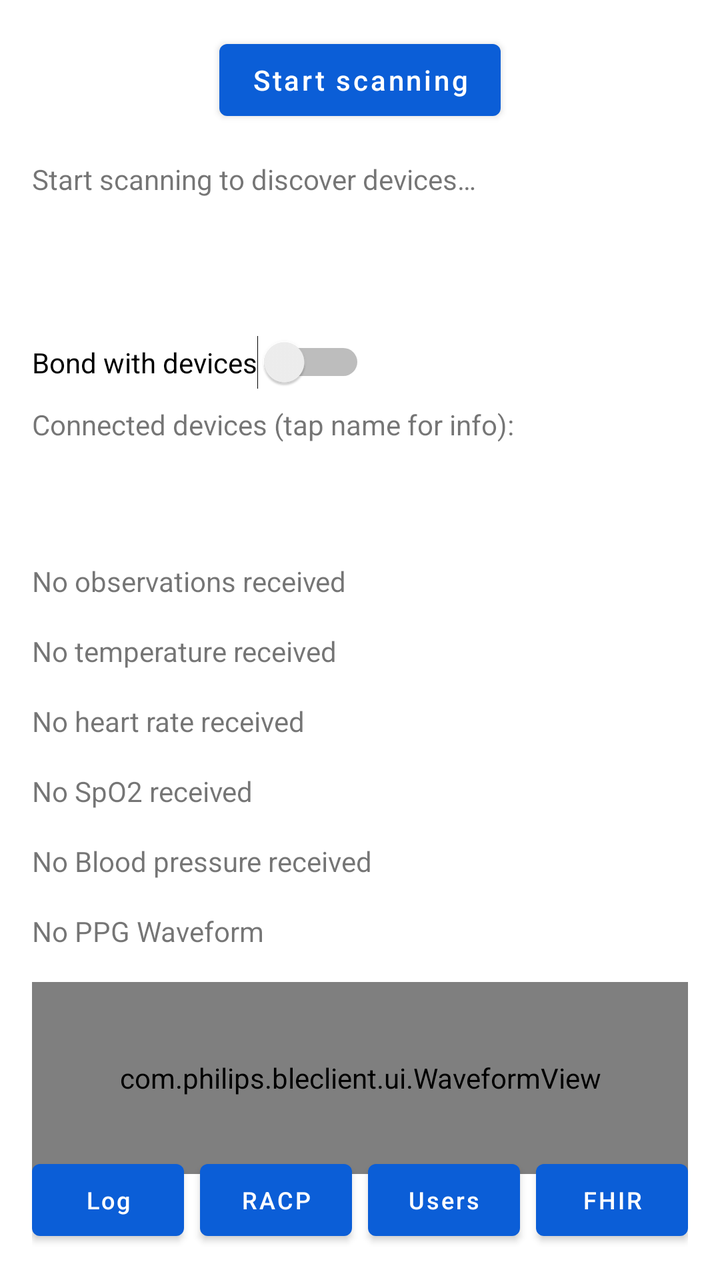
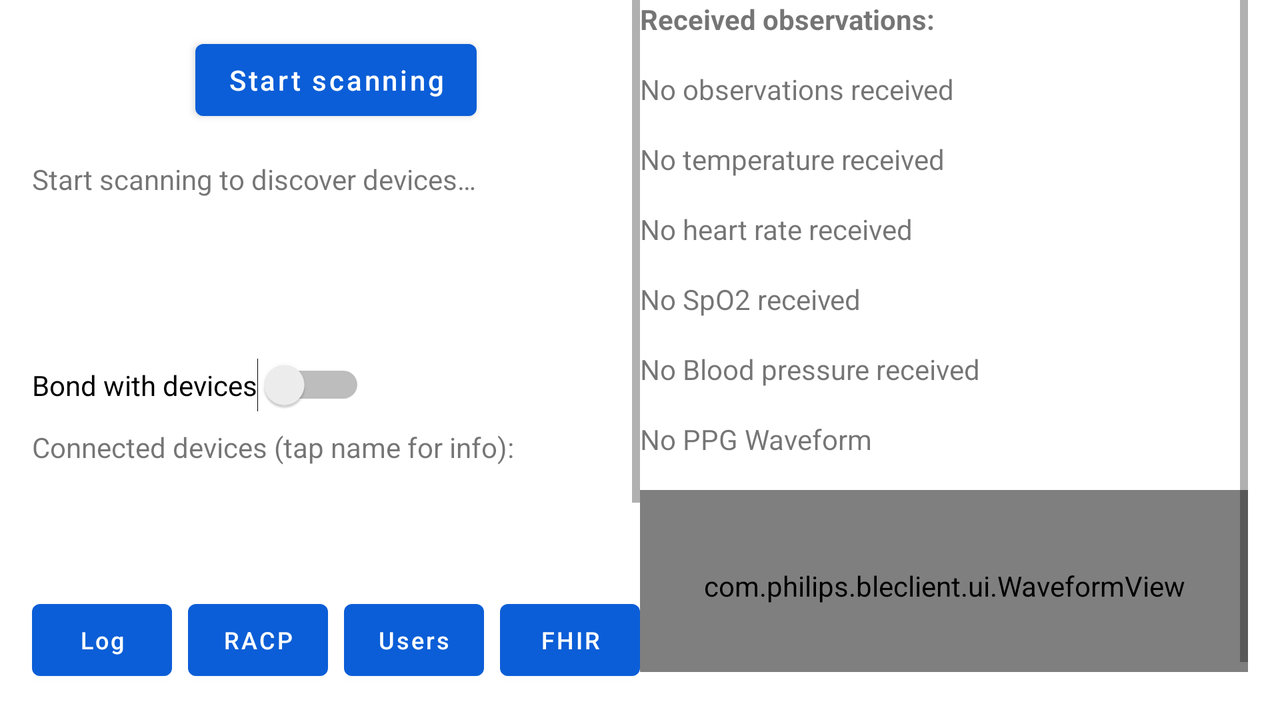

One screen, two layout resources from the same app: the default and the repository's alternative for another configuration. Each is rendered where Android would select it; the XML of both is given below.
<!-- AndroidManifest.xml: application theme Theme.Btclient -->
<!-- res/layout/activity_main.xml -->
<?xml version="1.0" encoding="utf-8"?>
<androidx.constraintlayout.widget.ConstraintLayout xmlns:android="http://schemas.android.com/apk/res/android"
    xmlns:app="http://schemas.android.com/apk/res-auto"
    xmlns:tools="http://schemas.android.com/tools"
    android:layout_width="match_parent"
    android:layout_height="match_parent"
    android:layout_marginStart="16dp"
    android:layout_marginEnd="16dp"
    tools:context=".ui.MainActivity">

    <LinearLayout
        android:layout_width="match_parent"
        android:layout_height="match_parent"
        app:layout_constraintBottom_toBottomOf="parent"
        app:layout_constraintLeft_toLeftOf="parent"
        app:layout_constraintRight_toRightOf="parent"
        app:layout_constraintTop_toTopOf="parent"
        android:weightSum="1"
        android:orientation="vertical">
        <Button
            android:id="@+id/scanButton"
            android:layout_width="wrap_content"
            android:layout_height="48dp"
            android:text="@string/start_scanning"
            android:layout_gravity="center"
            android:layout_marginTop="16dp"
            android:layout_marginBottom="16dp"
            android:textAllCaps="false"
            android:onClick="toggleScanning" />
        <TextView
            android:id="@+id/foundPeripheralLabel"
            android:layout_width="match_parent"
            android:layout_height="wrap_content"
            android:text="@string/found_devices_not_scanning"
            android:layout_marginBottom="8dp" />
        <ListView
            android:id="@+id/foundPeripheralList"
            android:layout_width="match_parent"
            android:layout_weight="0.4"
            android:divider="@null"
            android:dividerHeight="0dp"
            android:layout_marginBottom="8dp"
            android:layout_height="0dp"/>
        <android.widget.Switch
            android:id="@+id/publicHapiSwitch"
            android:layout_width="wrap_content"
            android:layout_height="wrap_content"
            android:onClick="toggleBonding"
            android:layout_marginBottom="8dp"
            android:text="@string/connect_devices_with_bonding"/>
        <TextView
            android:layout_width="match_parent"
            android:layout_height="wrap_content"
            android:text="@string/connected_devices"
            android:layout_marginBottom="8dp" />
        <ListView
            android:id="@+id/connectedPeripheralList"
            android:layout_width="match_parent"
            android:layout_weight="0.2"
            android:layout_height="0dp"
            android:divider="@null"
            android:dividerHeight="0dp"
            android:layout_marginBottom="8dp" />
        <View
            android:layout_width="match_parent"
            android:layout_height="1dp"
            android:background="@color/white"
            android:layout_marginBottom="16dp" />
        <TextView
            android:id="@+id/patientId"
            android:layout_width="match_parent"
            android:layout_height="wrap_content"
            android:text="@string/no_observation"
            android:layout_marginBottom="16dp" />
        <TextView
            android:id="@+id/tempObservation"
            android:layout_width="match_parent"
            android:layout_height="wrap_content"
            android:text="@string/no_temp_observation"
            android:layout_marginBottom="16dp" />
        <TextView
            android:id="@+id/hrObservation"
            android:layout_width="match_parent"
            android:layout_height="wrap_content"
            android:text="@string/no_hr_observation"
            android:layout_marginBottom="16dp" />
        <TextView
            android:id="@+id/spo2Observation"
            android:layout_width="match_parent"
            android:layout_height="wrap_content"
            android:text="@string/no_spo2_observation"
            android:layout_marginBottom="16dp" />
        <TextView
            android:id="@+id/bpObservation"
            android:layout_width="match_parent"
            android:layout_height="wrap_content"
            android:text="@string/no_bp_observation"
            android:layout_marginBottom="16dp" />
        <TextView
            android:id="@+id/ppgObservationTitle"
            android:layout_width="match_parent"
            android:layout_height="wrap_content"
            android:text="@string/no_ppg_observation"
            android:layout_marginBottom="16dp"/>
        <com.philips.bleclient.ui.WaveformView
            android:id="@+id/ppgObservation"
            style="@style/Widget.Theme.Btclient.WaveformView"
            android:layout_width="match_parent"
            android:layout_height="96dp"
            app:lineWidth="1.5dp"/>
    </LinearLayout>
    <LinearLayout
        android:id="@+id/LinearLayout02"
        android:layout_height="wrap_content"
        android:layout_width="match_parent"
        app:layout_constraintBottom_toBottomOf="parent"
        android:layout_gravity="center"
        android:layout_marginBottom="16dp">
        <Button
            android:id="@+id/showLogButton"
            android:layout_width="0dp"
            android:layout_weight="1"
            android:layout_height="48dp"
            android:text="@string/show_log"
            android:textAllCaps="false"
            android:textSize="12sp"
            android:onClick="showObservationLog" />
        <Space
            android:layout_width="8dp"
            android:layout_height="0dp"
            android:layout_weight="0" />
        <Button
            android:id="@+id/showRacpButton"
            android:layout_width="0dp"
            android:layout_weight="1"
            android:layout_height="48dp"
            android:text="@string/show_racp"
            android:textAllCaps="false"
            android:textSize="12sp"
            android:onClick="showRacp" />
        <Space
            android:layout_width="8dp"
            android:layout_height="0dp"
            android:layout_weight="0" />
        <Button
            android:id="@+id/usersButton"
            android:layout_width="0dp"
            android:layout_weight="1"
            android:layout_height="48dp"
            android:text="@string/users"
            android:textAllCaps="false"
            android:textSize="12sp"
            android:onClick="openUsers" />
        <Space
            android:layout_width="8dp"
            android:layout_height="0dp"
            android:layout_weight="0" />
        <Button
            android:id="@+id/fhirServerButton"
            android:layout_width="0dp"
            android:layout_weight="1"
            android:layout_height="48dp"
            android:text="@string/fhir_server"
            android:textAllCaps="false"
            android:textSize="12sp"
            android:onClick="openFhirSettings" />
    </LinearLayout>

</androidx.constraintlayout.widget.ConstraintLayout>
<!-- resources referenced by this layout -->
<resources>
  <color name="white">#FFFFFFFF</color>
  <string name="connect_devices_with_bonding">Bond with devices</string>
  <string name="connected_devices">Connected devices (tap name for info):</string>
  <string name="fhir_server">FHIR</string>
  <string name="found_devices_not_scanning">Start scanning to discover devices…</string>
  <string name="no_bp_observation">No Blood pressure received</string>
  <string name="no_hr_observation">No heart rate received</string>
  <string name="no_observation">No observations received</string>
  <string name="no_ppg_observation">No PPG Waveform</string>
  <string name="no_spo2_observation">No SpO2 received</string>
  <string name="no_temp_observation">No temperature received</string>
  <string name="show_log">Log</string>
  <string name="show_racp">RACP</string>
  <string name="start_scanning">Start scanning</string>
  <string name="users">Users</string>
  <style name="Widget.Theme.Btclient.WaveformView" parent="">
          <item name="android:background">@color/white</item>
          <item name="lineColor">@color/black</item>
      </style>
  <style name="Theme.Btclient" parent="Theme.MaterialComponents.DayNight.DarkActionBar">
          
          <item name="colorPrimary">@color/philips_blue_base</item>
          <item name="colorPrimaryVariant">@color/philips_blue_base</item>
          <item name="colorOnPrimary">@color/white</item>
          
          <item name="colorSecondary">@color/philips_blue_deep</item>
          <item name="colorSecondaryVariant">@color/philips_blue_deep</item>
          <item name="colorOnSecondary">@color/black</item>
          
          <item name="android:statusBarColor" tools:targetApi="l">?attr/colorPrimary</item>
          
      </style>
  <color name="black">#FF000000</color>
  <color name="philips_blue_base">#0b5ed7</color>
  <color name="philips_blue_deep">#000066</color>
</resources>
<!-- res/layout-land/activity_main.xml (the repository's variant of the layout above) -->
<!-- drawn on the phone turned sideways -->
<?xml version="1.0" encoding="utf-8"?>
<androidx.constraintlayout.widget.ConstraintLayout xmlns:android="http://schemas.android.com/apk/res/android"
    xmlns:app="http://schemas.android.com/apk/res-auto"
    xmlns:tools="http://schemas.android.com/tools"
    android:layout_width="match_parent"
    android:layout_height="match_parent"
    android:layout_marginStart="16dp"
    android:layout_marginEnd="16dp"
    tools:context=".ui.MainActivity">

    <LinearLayout
        android:layout_width="match_parent"
        android:layout_height="match_parent"
        android:orientation="horizontal"
        app:layout_constraintBottom_toBottomOf="parent"
        app:layout_constraintLeft_toLeftOf="parent"
        app:layout_constraintRight_toRightOf="parent"
        app:layout_constraintTop_toTopOf="parent">

        <LinearLayout
            android:layout_width="match_parent"
            android:layout_height="match_parent"
            android:layout_weight="0.5"
            android:orientation="vertical">

            <ScrollView
                android:layout_width="match_parent"
                android:layout_height="0dp"
                android:layout_marginBottom="8dp"
                android:layout_weight="0.9"
                android:weightSum="0.4">
                <LinearLayout
                    android:layout_width="match_parent"
                    android:layout_height="wrap_content"
                    android:layout_marginBottom="8dp"
                    android:orientation="vertical"
                    android:weightSum="1">

                    <Button
                        android:id="@+id/scanButton"
                        android:layout_width="wrap_content"
                        android:layout_height="48dp"
                        android:layout_gravity="center"
                        android:layout_marginTop="16dp"
                        android:layout_marginBottom="16dp"
                        android:onClick="toggleScanning"
                        android:text="@string/start_scanning"
                        android:textAllCaps="false" />

                    <TextView
                        android:id="@+id/foundPeripheralLabel"
                        android:layout_width="match_parent"
                        android:layout_height="wrap_content"
                        android:layout_marginBottom="8dp"
                        android:text="@string/found_devices_not_scanning" />

                    <ListView
                        android:id="@+id/foundPeripheralList"
                        android:layout_width="match_parent"
                        android:layout_height="64dp"
                        android:layout_marginBottom="8dp"
                        android:divider="@null"
                        android:dividerHeight="0dp" />

                    <android.widget.Switch
                        android:id="@+id/publicHapiSwitch"
                        android:layout_width="wrap_content"
                        android:layout_height="wrap_content"
                        android:layout_marginBottom="8dp"
                        android:onClick="toggleBonding"
                        android:text="@string/connect_devices_with_bonding" />

                    <TextView
                        android:layout_width="match_parent"
                        android:layout_height="wrap_content"
                        android:layout_marginBottom="8dp"
                        android:text="@string/connected_devices" />

                    <ListView
                        android:id="@+id/connectedPeripheralList"
                        android:layout_width="match_parent"
                        android:layout_height="64dp"
                        android:layout_marginBottom="8dp"
                        android:divider="@null"
                        android:dividerHeight="0dp" />

                    <View
                        android:layout_width="match_parent"
                        android:layout_height="1dp"
                        android:layout_marginBottom="16dp"
                        android:background="@color/white" />
                </LinearLayout>
            </ScrollView>

            <LinearLayout
                android:id="@+id/LinearLayout02"
                android:layout_width="match_parent"
                android:layout_height="64dp"
                android:layout_gravity="center"
                app:layout_constraintBottom_toBottomOf="parent">

                <Button
                    android:id="@+id/showLogButton"
                    android:layout_width="0dp"
                    android:layout_height="48dp"
                    android:layout_weight="1"
                    android:onClick="showObservationLog"
                    android:text="@string/show_log"
                    android:textAllCaps="false"
                    android:textSize="12sp" />

                <Space
                    android:layout_width="8dp"
                    android:layout_height="0dp"
                    android:layout_weight="0" />

                <Button
                    android:id="@+id/showRacpButton"
                    android:layout_width="0dp"
                    android:layout_height="48dp"
                    android:layout_weight="1"
                    android:onClick="showRacp"
                    android:text="@string/show_racp"
                    android:textAllCaps="false"
                    android:textSize="12sp" />

                <Space
                    android:layout_width="8dp"
                    android:layout_height="0dp"
                    android:layout_weight="0" />

                <Button
                    android:id="@+id/usersButton"
                    android:layout_width="0dp"
                    android:layout_height="48dp"
                    android:layout_weight="1"
                    android:onClick="openUsers"
                    android:text="@string/users"
                    android:textAllCaps="false"
                    android:textSize="12sp" />

                <Space
                    android:layout_width="8dp"
                    android:layout_height="0dp"
                    android:layout_weight="0" />

                <Button
                    android:id="@+id/fhirServerButton"
                    android:layout_width="0dp"
                    android:layout_height="48dp"
                    android:layout_weight="1"
                    android:onClick="openFhirSettings"
                    android:text="@string/fhir_server"
                    android:textAllCaps="false"
                    android:textSize="12sp" />
            </LinearLayout>

        </LinearLayout>

        <LinearLayout
            android:layout_width="match_parent"
            android:layout_height="match_parent"
            android:layout_marginBottom="16dp"
            android:layout_weight="0.5"
            android:orientation="vertical">

            <ScrollView
                android:layout_width="match_parent"
                android:layout_height="0dp"
                android:layout_marginBottom="8dp"
                android:layout_weight="1"
                android:weightSum="0.4">

                <LinearLayout
                    android:layout_width="match_parent"
                    android:layout_height="wrap_content"
                    android:orientation="vertical"
                    android:weightSum="0.5">

                    <TextView
                        android:layout_width="match_parent"
                        android:layout_height="wrap_content"
                        android:layout_marginBottom="16dp"
                        android:text="@string/received_observations"
                        android:textStyle="bold" />

                    <TextView
                        android:id="@+id/patientId"
                        android:layout_width="match_parent"
                        android:layout_height="wrap_content"
                        android:layout_marginBottom="16dp"
                        android:text="@string/no_observation" />

                    <TextView
                        android:id="@+id/tempObservation"
                        android:layout_width="match_parent"
                        android:layout_height="wrap_content"
                        android:layout_marginBottom="16dp"
                        android:text="@string/no_temp_observation" />

                    <TextView
                        android:id="@+id/hrObservation"
                        android:layout_width="match_parent"
                        android:layout_height="wrap_content"
                        android:layout_marginBottom="16dp"
                        android:text="@string/no_hr_observation" />

                    <TextView
                        android:id="@+id/spo2Observation"
                        android:layout_width="match_parent"
                        android:layout_height="wrap_content"
                        android:layout_marginBottom="16dp"
                        android:text="@string/no_spo2_observation" />

                    <TextView
                        android:id="@+id/bpObservation"
                        android:layout_width="match_parent"
                        android:layout_height="wrap_content"
                        android:layout_marginBottom="16dp"
                        android:text="@string/no_bp_observation" />

                    <TextView
                        android:id="@+id/ppgObservationTitle"
                        android:layout_width="match_parent"
                        android:layout_height="wrap_content"
                        android:layout_marginBottom="16dp"
                        android:text="@string/no_ppg_observation" />

                    <com.philips.bleclient.ui.WaveformView
                        android:id="@+id/ppgObservation"
                        style="@style/Widget.Theme.Btclient.WaveformView"
                        android:layout_width="match_parent"
                        android:layout_height="96dp"
                        app:lineWidth="1.5dp" />
                </LinearLayout>
            </ScrollView>
        </LinearLayout>

    </LinearLayout>

</androidx.constraintlayout.widget.ConstraintLayout>
<!-- resources referenced by the variant -->
<!-- as the phone turned sideways resolves them -->
<resources>
  <color name="white">#FFFFFFFF</color>
  <string name="connect_devices_with_bonding">Bond with devices</string>
  <string name="connected_devices">Connected devices (tap name for info):</string>
  <string name="fhir_server">FHIR</string>
  <string name="found_devices_not_scanning">Start scanning to discover devices…</string>
  <string name="no_bp_observation">No Blood pressure received</string>
  <string name="no_hr_observation">No heart rate received</string>
  <string name="no_observation">No observations received</string>
  <string name="no_ppg_observation">No PPG Waveform</string>
  <string name="no_spo2_observation">No SpO2 received</string>
  <string name="no_temp_observation">No temperature received</string>
  <string name="received_observations">Received observations:</string>
  <string name="show_log">Log</string>
  <string name="show_racp">RACP</string>
  <string name="start_scanning">Start scanning</string>
  <string name="users">Users</string>
  <style name="Widget.Theme.Btclient.WaveformView" parent="">
          <item name="android:background">@color/white</item>
          <item name="lineColor">@color/black</item>
      </style>
  <style name="Theme.Btclient" parent="Theme.MaterialComponents.DayNight.DarkActionBar">
          
          <item name="colorPrimary">@color/philips_blue_base</item>
          <item name="colorPrimaryVariant">@color/philips_blue_base</item>
          <item name="colorOnPrimary">@color/white</item>
          
          <item name="colorSecondary">@color/philips_blue_deep</item>
          <item name="colorSecondaryVariant">@color/philips_blue_deep</item>
          <item name="colorOnSecondary">@color/black</item>
          
          <item name="android:statusBarColor" tools:targetApi="l">?attr/colorPrimary</item>
          
      </style>
  <color name="black">#FF000000</color>
  <color name="philips_blue_base">#0b5ed7</color>
  <color name="philips_blue_deep">#000066</color>
</resources>
